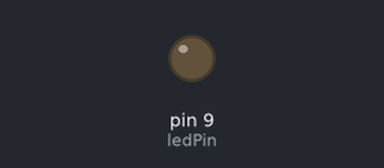
Bench run of a sketch on a simulated Arduino Uno, built with avr-gcc and run on an emulated ATmega328P. Parts: output pins drawn as LEDs (lit = HIGH).

Above: at 0.15 s.
Timing chart, 0 to 1.6 s (numbered marks = the images above):
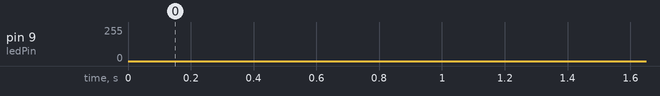

The sketch:

lesson_2.1_pwm.ino
```cpp
//*****************************************************************
/*
 keyestudio smart turtle robot
 lesson 2.1
 pwm
 http://www.keyestudio.com
*/
int ledPin = 9; // Define the LED pin at D9
int value;

void setup () {
  pinMode (ledPin, OUTPUT); // initialize ledpin as an output.
}

void loop () {
  for (value = 0; value <255; value = value + 1)
  {
    analogWrite (ledPin, value); // LED lights gradually light up
    delay (5); // delay 5ms
  }
  for (value = 255; value> 0; value = value-1)
  {
    analogWrite (ledPin, value); // LED gradually goes out
    delay (5); // delay 5ms
  }
}
//*****************************************************************
```
